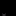

A 2D game scene composited from a Tiled map and its tileset images. What follows is a short description and the map's XML, with every tile layer's data as written:
An orthogonal 1x1 tile map with 16x16 px tiles, 5 tile layers (Back, Buildings, Paths, Front, ...).

<map version="1.4" tiledversion="1.4.1" orientation="orthogonal" renderorder="right-down" compressionlevel="0" width="1" height="1" tilewidth="16" tileheight="16" infinite="0" nextlayerid="11" nextobjectid="51">
 <tileset firstgid="1" name="z_WaybackFix" tilewidth="16" tileheight="16" tilecount="1" columns="1">
  <image source="KuromiyaGeneratorCordWayback.png" width="16" height="16" />
 </tileset>
 <layer id="1" name="Back" width="1" height="1">
  <data encoding="csv">
0
</data>
 </layer>
 <layer id="2" name="Buildings" width="1" height="1">
  <data encoding="csv">
0
</data>
 </layer>
 <layer id="3" name="Paths" width="1" height="1">
  <data encoding="csv">
0
</data>
 </layer>
 <layer id="4" name="Front" width="1" height="1">
  <data encoding="csv">
1
</data>
 </layer>
 <layer id="5" name="AlwaysFront" width="1" height="1">
  <data encoding="csv">
0
</data>
 </layer>
 <objectgroup id="6" name="Back" />
 <objectgroup id="7" name="Buildings" />
 <objectgroup id="8" name="Paths" />
 <objectgroup id="9" name="Front" />
 <objectgroup id="10" name="AlwaysFront" />
</map>
